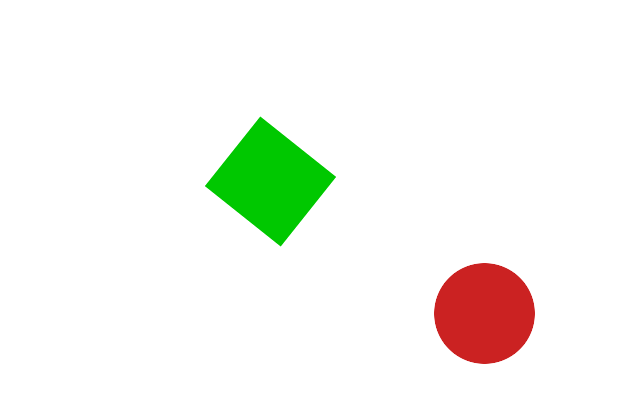
%> input picture image_recognition/imgpros/img/rotated.png, 640 x 400 px
$ octave --eval "result = findTable('img/double.jpg');"   (GNU Octave 9; MATLAB toolbox functions it lacks are replaced by stand-ins)
%> lines starting %> are read from the running program, lines starting %| are printed output that depends on the picture; in (x1, y1, x2, y2) boxes, pixels count from 0 and x2, y2 are one past the last pixel; in counts of white or black regions, pixels touching at a corner belong together; the program's own positions count from 1
function table = findTable(image)
%> called with image = 'img/double.jpg'
%identifies color and coordinates of checker pieces in a scene and writes
%to txt-file

searchRange = [30,50];
edgeThreshold = 0.3;
resizeIm = 0.1;

image = ('rotated.png');
image = imread(image);
%> image is the input picture: size 400x640x3 uint8; mean R, G, B 244.8, 246.3, 239.5
%image = imresize(image,resizeIm);
[m,n] = size(image);
%> m = 400; n = 1920

%using the edge detecting algorithm Canny (image segmentation)
red = image(:,:,1);
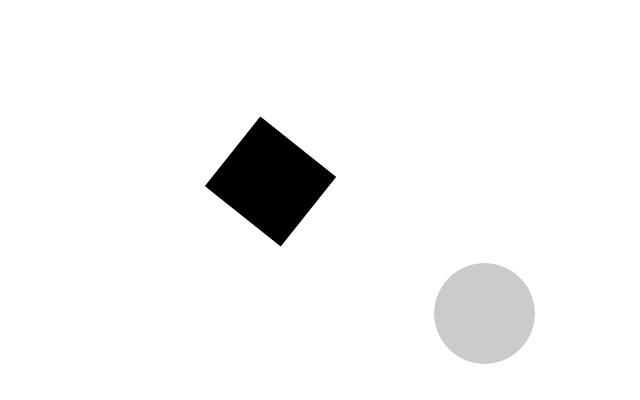
%> red: size 400x640 uint8; min 0, max 255, mean 244.8
gray = rgb2gray(image);
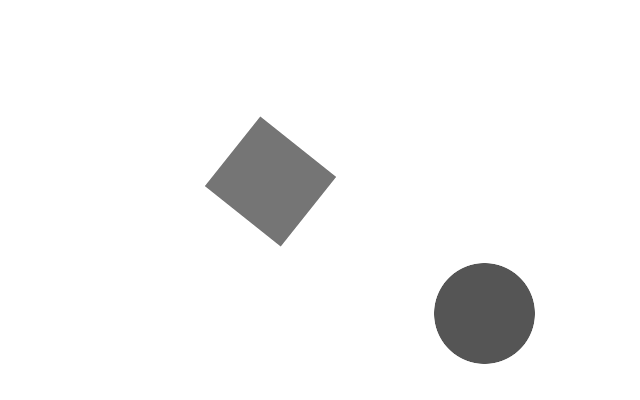
%> gray: size 400x640 uint8; min 85, max 255, mean 245.1
BW2 = edge(gray,'canny', edgeThreshold);
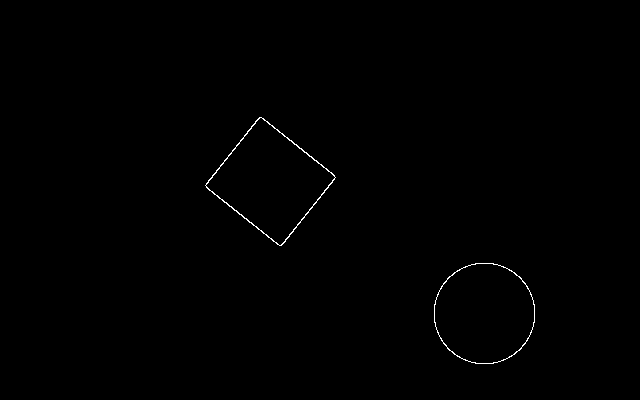
%> BW2: size 400x640 logical; 0.33% white in thin lines or dots, all inside (x1, y1, x2, y2) = (205, 117, 535, 364)

imshow(BW2);

Ifill = imfill(BW2,'holes');
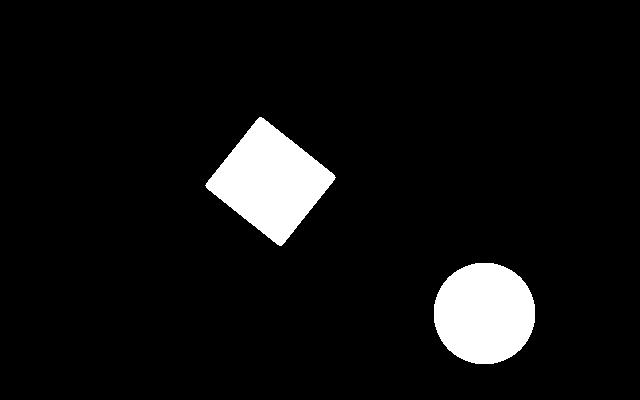
%> Ifill: size 400x640 logical; 6.6% white; 2 white regions
Iarea = bwareaopen(Ifill,100);
Ifinal = bwlabel(Iarea);
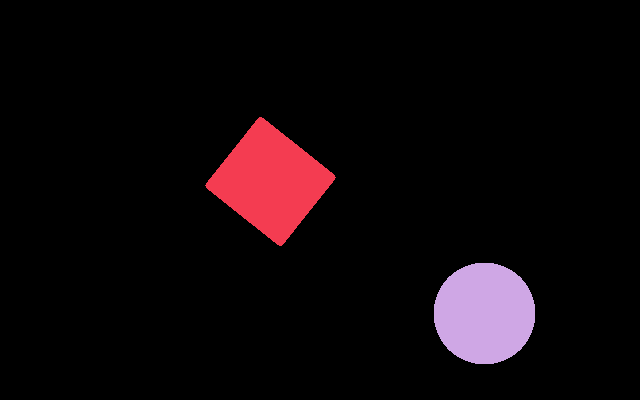
%> Ifinal: size 400x640 double; 3 distinct labels, from 0 to 2; one colour per label, 0 black
stat = regionprops(Ifinal,'boundingbox');
%> stat = 2 regions; box (x1, y1, x2, y2): (205, 117, 336, 246), (434, 263, 535, 364)
imshow(image); hold on;
for cnt = 1 : numel(stat)
    bb = stat(cnt).BoundingBox;
    rectangle('position',bb,'edgecolor','r','linewidth',2);
end
%> this loop made 2 passes
%> bb on passes 1 to 2: [205.5 117.5 131 129], [434.5 263.5 101 101]
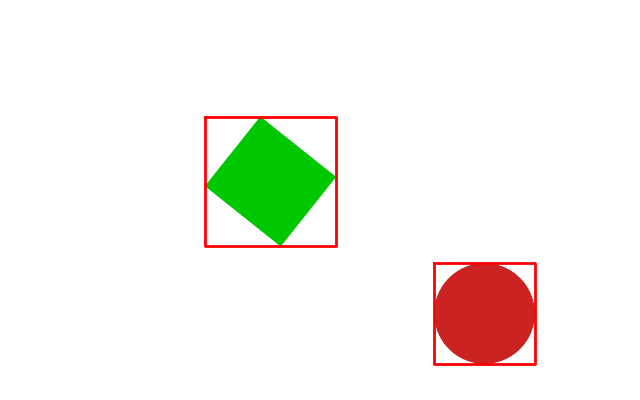
%> figure redrawn from the program's plot data
%> (the run ends here)
